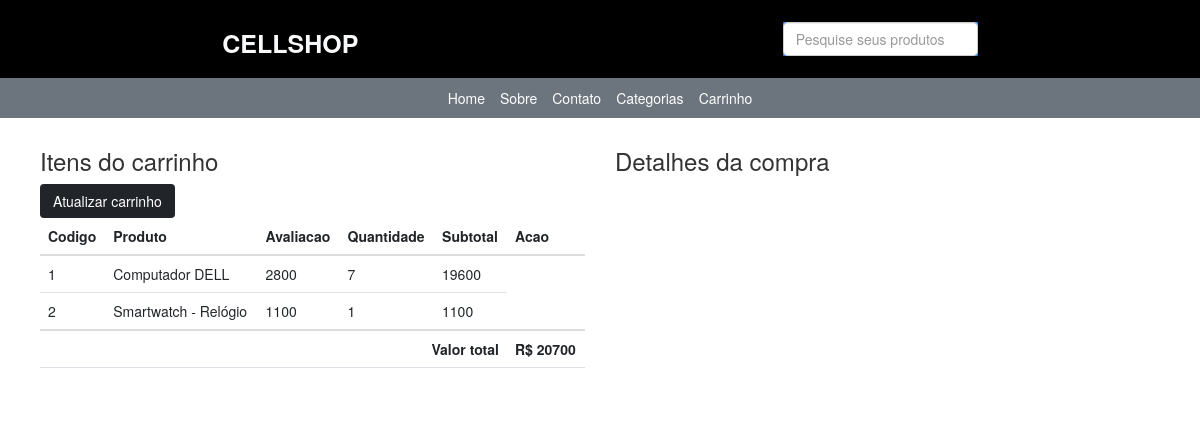
/checkout/ (signed in), run on an earlier commit of the app's database.
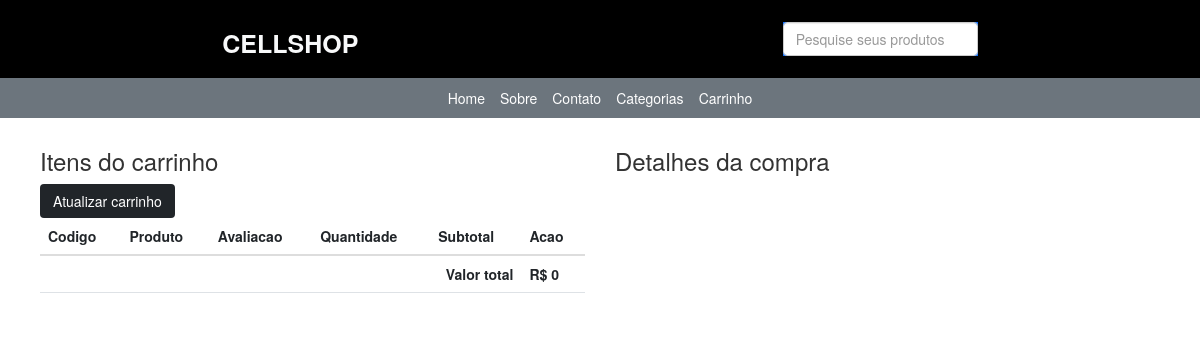
And on a later commit of the database.
### lojaapp/models.py (models this page shows, shortened)
class CarroProduto(models.Model):
    carro = models.ForeignKey(Carro, on_delete=models.CASCADE)
    produto = models.ForeignKey(Produto, on_delete=models.CASCADE)
    avaliacao_produto = models.PositiveIntegerField()
    quantidade = models.PositiveIntegerField()
    sub_total = models.PositiveIntegerField()

class Produto(models.Model):
    titulo = models.CharField(max_length=100)
    slug = models.SlugField(unique=True, max_length=100)
    categoria = models.ForeignKey(Categoria, on_delete=models.CASCADE)
    imagem = models.ImageField(upload_to="produtos")
    preco_mercado = models.PositiveIntegerField()
    venda = models.PositiveIntegerField()
    descricao = models.TextField()
    garantia = models.CharField(max_length=100, null=True, blank=True)
    return_devolucao = models.CharField(max_length=300, null=True, blank=True)
    visualizacao = models.PositiveIntegerField(default=0)

class Carro(models.Model):
    cliente = models.ForeignKey(Cliente, on_delete=models.SET_NULL, null=True, blank=True)
    total = models.PositiveIntegerField(default=0)
    criado_em = models.DateField(auto_now_add=True)

### lojaapp/views.py (the view)
# urls.py: path("checkout/", CheckoutView.as_view(), name="checkout"),
class CheckoutView(TemplateView):
    template_name = "processar.html"
    def get_context_data(self, **kwargs):
        context = super().get_context_data(**kwargs)
        carro_id = self.request.session.get("carro_id", None)
        if carro_id:
            carro_obj = Carro.objects.get(id=carro_id)
        else:
            carro_obj = None
        context['carro'] = carro_obj
        return context

### templates/processar.html (shortened to what this page needs)
{% extends 'base.html' %} {% block content %}
<div class="container p-3">
  <div class="row">
    <div class="col-md-6">
      <h3>Itens do carrinho</h3>
      <a
        href="{% url 'lojaapp:meucarro' %}?acao=rmv"
        class="btn btn-dark text-white"
        >Atualizar carrinho
      </a>
      <table class="table">
        <thead>
          <tr>
            <th>Codigo</th>
            <th>Produto</th>
            <th>Avaliacao</th>
            <th>Quantidade</th>
            <th>Subtotal</th>
            <th>Acao</th>
          </tr>
        </thead>
        <tbody>
          {% for cp in carro.carroproduto_set.all %}
          <tr>
            <td>{{ forloop.counter }}</td>
            <td>{{ cp.produto.titulo }}</td>
            <td>{{ cp.avaliacao_produto }}</td>
            <td>{{ cp.quantidade}}</td>
            <td>{{ cp.sub_total }}</td>
          </tr>
          {% endfor %}
        </tbody>
        <tr>
          <th colspan="5" class="text-right">Valor total</th>
          <th>R$ {{carro.total}}</th>
        </tr>
      </table>
    </div>
    <div class="col-md-6">
      <h3>Detalhes da compra</h3>
    </div>
  </div>
</div>
{% endblock %}

What changed in the data, as far as the page shows it:
removed CarroProduto: produto.titulo "Computador DELL", avaliacao_produto "2800", quantidade "7", sub_total "19600"
removed CarroProduto: produto.titulo "Smartwatch - Relógio", avaliacao_produto "1100", quantidade "1", sub_total "1100"
changed Carro: total "20700" → "0"
